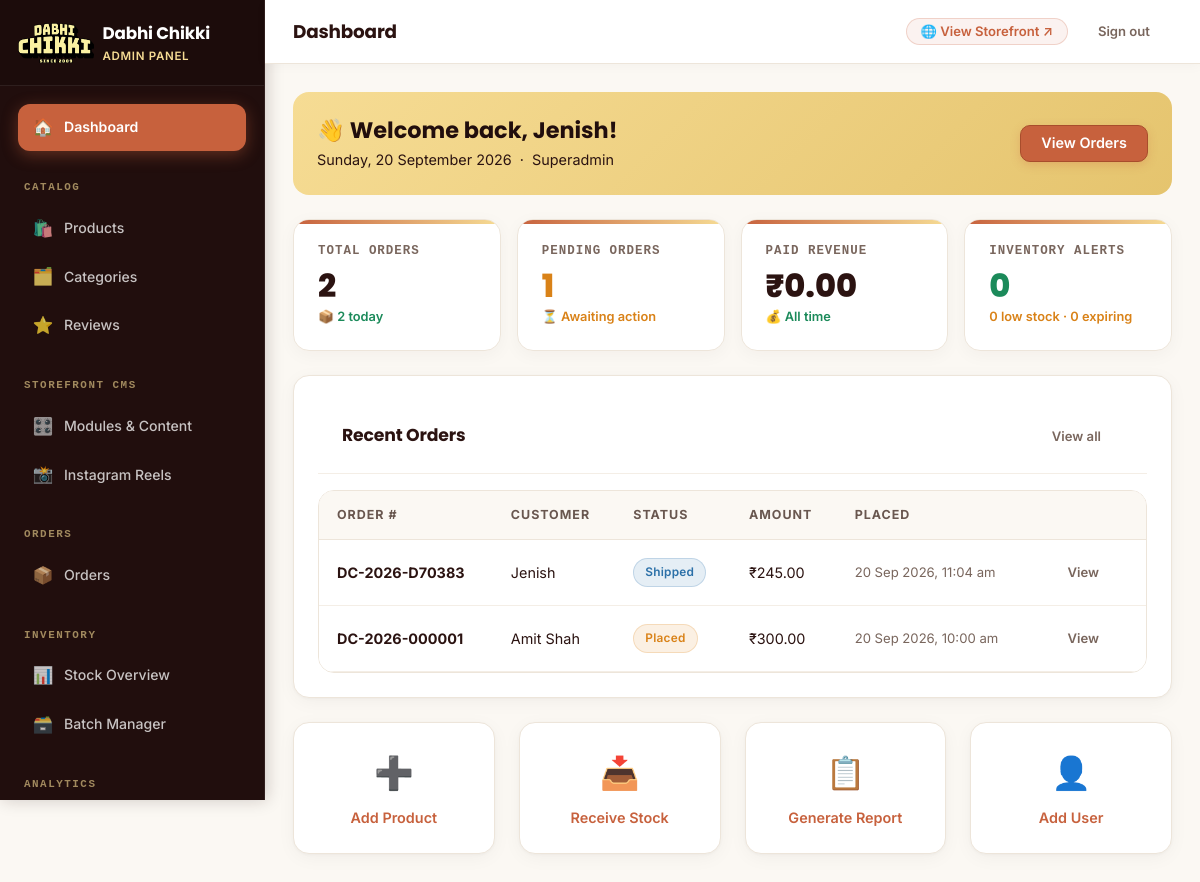
Screenshot of /admin/index.php (signed in) with the database file from the repository.
### tables this page shows
CREATE TABLE `users` (
  `id` int unsigned NOT NULL AUTO_INCREMENT,
  `uuid` char(36) NOT NULL,
  `role` enum('superadmin','admin','employee','buyer') NOT NULL,
  `full_name` varchar(150) NOT NULL,
  `email` varchar(190) NOT NULL,
  `phone` varchar(15) NOT NULL,
  `password_hash` varchar(255) NOT NULL,
  `is_active` tinyint(1) NOT NULL DEFAULT '1',
  `email_verified_at` datetime DEFAULT NULL,
  `phone_verified_at` datetime DEFAULT NULL,
  `must_reset_password` tinyint(1) NOT NULL DEFAULT '0',
  `created_by` int unsigned DEFAULT NULL,
  `last_login_at` datetime DEFAULT NULL,
  `created_at` datetime NOT NULL DEFAULT CURRENT_TIMESTAMP,
  `updated_at` datetime NOT NULL DEFAULT CURRENT_TIMESTAMP ON UPDATE CURRENT_TIMESTAMP,
  PRIMARY KEY (`id`),
  UNIQUE KEY `uuid` (`uuid`),
  UNIQUE KEY `uq_users_email` (`email`),
  UNIQUE KEY `uq_users_phone` (`phone`),
  KEY `idx_users_role` (`role`),
  KEY `fk_users_created_by` (`created_by`),
  CONSTRAINT `fk_users_created_by` FOREIGN KEY (`created_by`) REFERENCES `users` (`id`) ON DELETE SET NULL
);

CREATE TABLE `orders` (
  `id` int unsigned NOT NULL AUTO_INCREMENT,
  `order_number` varchar(30) NOT NULL,
  `user_id` int unsigned NOT NULL,
  `guest_email` varchar(190) DEFAULT NULL,
  `status` enum('placed','confirmed','packed','shipped','out_for_delivery','delivered','cancelled','return_requested','returned') NOT NULL DEFAULT 'placed',
  `payment_method` enum('cod','online') NOT NULL,
  `payment_status` enum('pending','paid','failed','refunded','partially_refunded') NOT NULL DEFAULT 'pending',
  `subtotal` decimal(10,2) NOT NULL,
  `discount_amount` decimal(10,2) NOT NULL DEFAULT '0.00',
  `coupon_id` int unsigned DEFAULT NULL,
  `shipping_charge` decimal(8,2) NOT NULL DEFAULT '0.00',
  `cod_charge` decimal(8,2) NOT NULL DEFAULT '0.00',
  `cgst_amount` decimal(10,2) NOT NULL DEFAULT '0.00',
  `sgst_amount` decimal(10,2) NOT NULL DEFAULT '0.00',
  `igst_amount` decimal(10,2) NOT NULL DEFAULT '0.00',
  `total_amount` decimal(10,2) NOT NULL,
  `total_weight_grams` int unsigned NOT NULL,
  `shipping_address_id` int unsigned DEFAULT NULL,
  `billing_address_id` int unsigned DEFAULT NULL,
  `customer_notes` varchar(255) DEFAULT NULL,
  `placed_at` datetime NOT NULL DEFAULT CURRENT_TIMESTAMP,
  `updated_at` datetime NOT NULL DEFAULT CURRENT_TIMESTAMP ON UPDATE CURRENT_TIMESTAMP,
  `ship_name` varchar(150) DEFAULT NULL,
  `ship_phone` varchar(20) DEFAULT NULL,
  `ship_line1` varchar(255) DEFAULT NULL,
  `ship_line2` varchar(255) DEFAULT NULL,
  `ship_city` varchar(100) DEFAULT NULL,
  `ship_state` varchar(100) DEFAULT NULL,
  `ship_pincode` varchar(10) DEFAULT NULL,
  `total` decimal(10,2) DEFAULT NULL,
  `gst_amount` decimal(10,2) DEFAULT NULL,
  `notes` text,
  PRIMARY KEY (`id`),
  UNIQUE KEY `order_number` (`order_number`),
  KEY `idx_order_user` (`user_id`),
  KEY `idx_order_status` (`status`),
  KEY `idx_order_placed_at` (`placed_at`),
  KEY `fk_order_ship_addr` (`shipping_address_id`),
  KEY `fk_order_bill_addr` (`billing_address_id`),
  KEY `fk_order_coupon` (`coupon_id`),
  CONSTRAINT `fk_order_bill_addr` FOREIGN KEY (`billing_address_id`) REFERENCES `addresses` (`id`) ON DELETE RESTRICT,
  CONSTRAINT `fk_order_coupon` FOREIGN KEY (`coupon_id`) REFERENCES `coupons` (`id`) ON DELETE SET NULL,
  CONSTRAINT `fk_order_ship_addr` FOREIGN KEY (`shipping_address_id`) REFERENCES `addresses` (`id`) ON DELETE RESTRICT,
  CONSTRAINT `fk_order_user` FOREIGN KEY (`user_id`) REFERENCES `users` (`id`) ON DELETE RESTRICT
);

### includes/helpers/functions.php (called while the page is built, shortened)
<?php
function formatINR(float $amount): string
{
    return '₹' . number_format($amount, 2);
}
function baseUrl(string $path = ''): string
{
    static $base = null;
    if ($base === null) {
        $script = str_replace('\\', '/', $_SERVER['SCRIPT_NAME'] ?? '');
        if (preg_match('#^(.*?/public_html)#i', $script, $m)) {
            $base = rtrim($m[1], '/');
        } elseif (defined('APP_URL') && ($urlPath = parse_url(APP_URL, PHP_URL_PATH))) {
            $base = rtrim($urlPath, '/');
        } else {
            $base = '';
        }
    }
    $path = '/' . ltrim($path, '/');
    return ($path === '/' && $base !== '') ? $base . '/' : $base . $path;
}
function url(string $path = ''): string
{
    return baseUrl($path);
}
function asset(string $path): string
{
    $cleanPath = ltrim($path, '/');
    $url = baseUrl('assets/' . $cleanPath);
    $realPath = dirname(__DIR__, 2) . '/public_html/assets/' . $cleanPath;
    if (file_exists($realPath)) {
        $url .= '?v=' . filemtime($realPath);
    }
    return $url;
}
function e(?string $value): string
{
    return htmlspecialchars($value ?? '', ENT_QUOTES, 'UTF-8');
}
function getSetting(string $key, ?string $default = null): ?string
{
    if (!array_key_exists($key, $GLOBALS['__settings_cache'])) {
        $row = Database::fetchOne('SELECT setting_value FROM settings WHERE setting_key = ?', [$key]);
    }
    return $GLOBALS['__settings_cache'][$key];
}

### includes/classes/Auth.php (called while the page is built, shortened)
<?php
class Auth
{
    public static function check(): bool
    {
        return isset($_SESSION['user_id']);
    }
    public static function user(): ?array
    {
        static $cached = null;
        if ($cached === null) {
            $cached = Database::fetchOne(
                'SELECT * FROM users WHERE id = ? AND is_active = 1',
                [$_SESSION['user_id']]
            );
        }
        return $cached;
    }
    public static function role(): ?string
    {
        return self::user()['role'] ?? null;
    }
    public static function require(array $allowedRoles): void
    {
        if (!in_array(self::role(), $allowedRoles, true)) {
            http_response_code(403);
            include __DIR__ . '/../../public_html/partials/403.php';
            exit;
        }
    }
}

### includes/bootstrap.php (called while the page is built, shortened)
<?php
spl_autoload_register(function (string $class) {
    $paths = [
        __DIR__ . '/classes/' . $class . '.php',
        __DIR__ . '/classes/payment/' . $class . '.php',
        __DIR__ . '/classes/notifications/' . $class . '.php',
        __DIR__ . '/db/' . $class . '.php',
    ];
    foreach ($paths as $path) {
        if (file_exists($path)) {
            return;
        }
    }
});
require_once __DIR__ . '/helpers/functions.php';

### includes/db/Database.php (called while the page is built, shortened)
<?php
class Database
{
    private static ?PDO $instance = null;
    public static function getInstance(): PDO
    {
        if (self::$instance === null) {
            $dsn = sprintf(
                'mysql:host=%s;dbname=%s;charset=%s',
                DB_HOST,
                DB_NAME,
                DB_CHARSET
            );
            self::$instance = new PDO($dsn, DB_USER, DB_PASS, [
                PDO::ATTR_ERRMODE            => PDO::ERRMODE_EXCEPTION,
                PDO::ATTR_DEFAULT_FETCH_MODE => PDO::FETCH_ASSOC,
                PDO::ATTR_EMULATE_PREPARES   => false,
            ]);
        }
        return self::$instance;
    }
    public static function query(string $sql, array $params = []): PDOStatement
    {
        $stmt = self::getInstance()->prepare($sql);
        $stmt->execute($params);
        return $stmt;
    }
    public static function fetchOne(string $sql, array $params = []): ?array
    {
        $row = self::query($sql, $params)->fetch();
        return $row !== false ? $row : null;
    }
    public static function fetchAll(string $sql, array $params = []): array
    {
        return self::query($sql, $params)->fetchAll();
    }
}

### public_html/admin/index.php (the view, shortened to what this page needs)
<?php
require_once __DIR__ . '/../../includes/bootstrap.php';
Auth::require(['superadmin', 'admin', 'employee']);
$user = Auth::user();
$role = Auth::role();
$totalOrders   = (int)(Database::fetchOne("SELECT COUNT(*) as c FROM orders")['c'] ?? 0);
$ordersToday   = (int)(Database::fetchOne("SELECT COUNT(*) as c FROM orders WHERE DATE(placed_at)=CURDATE()")['c'] ?? 0);
$pendingOrders = (int)(Database::fetchOne("SELECT COUNT(*) as c FROM orders WHERE status='placed'")['c'] ?? 0);
$totalRevenue  = (float)(Database::fetchOne("SELECT COALESCE(SUM(total_amount),0) as s FROM orders WHERE payment_status='paid'")['s'] ?? 0);
$lowStockCount = (int)(Database::fetchOne(
    "SELECT COUNT(*) as c FROM (
       SELECT v.id, v.reorder_level, COALESCE(SUM(b.quantity_remaining),0) as stock
       FROM product_variants v LEFT JOIN inventory_batches b ON b.variant_id=v.id
       GROUP BY v.id, v.reorder_level
       HAVING stock <= v.reorder_level
     ) t"
)['c'] ?? 0);
$expiryAlertDays = (int)(getSetting('expiry_alert_days', '30'));
$expiringBatches = (int)(Database::fetchOne(
    "SELECT COUNT(*) as c FROM inventory_batches WHERE expiry_date BETWEEN CURDATE() AND DATE_ADD(CURDATE(), INTERVAL ? DAY) AND quantity_remaining > 0",
    [$expiryAlertDays]
)['c'] ?? 0);
$recentOrders = Database::fetchAll(
    "SELECT o.order_number, o.status, o.total_amount, o.placed_at, u.full_name
     FROM orders o JOIN users u ON u.id=o.user_id
     ORDER BY o.placed_at DESC LIMIT 8"
);
?>
<!DOCTYPE html>
<html lang="en">
<head>
  <link rel="stylesheet" href="<?= asset('css/style.css') ?>">
</head>
<body>
<div class="admin-layout">
  <?php require_once __DIR__ . '/partials/sidebar.php'; ?>
  <div class="admin-main">
    <?php require_once __DIR__ . '/partials/topbar.php'; ?>
    <div class="admin-content">
      <div style="background:linear-gradient(135deg,var(--dc-yellow) 0%,var(--dc-yellow-dark) 100%);border-radius:var(--dc-radius-lg);padding:var(--dc-space-lg);margin-bottom:var(--dc-space-lg);display:flex;align-items:center;justify-content:space-between;">
        <div>
          <h2 style="margin:0;font-size:1.4rem;">👋 Welcome back, <?= e(explode(' ', $user['full_name'])[0]) ?>!</h2>
          <p style="margin:4px 0 0;color:var(--dc-black-soft);font-size:0.9rem;"><?= date('l, d F Y') ?> &nbsp;·&nbsp; <?= e(ucfirst($role)) ?></p>
        </div>
        <a href="<?= url('admin/orders.php') ?>" class="btn btn-primary">View Orders</a>
      </div>
      <div class="stats-grid">
        <div class="stat-card">
          <div class="stat-label">Total Orders</div>
          <div class="stat-value"><?= number_format($totalOrders) ?></div>
          <div class="stat-change">📦 <?= $ordersToday ?> today</div>
        </div>
        <div class="stat-card">
          <div class="stat-label">Pending Orders</div>
          <div class="stat-value" style="color:var(--dc-warning);"><?= number_format($pendingOrders) ?></div>
          <div class="stat-change" style="color:var(--dc-warning);">⏳ Awaiting action</div>
        </div>
        <div class="stat-card">
          <div class="stat-label">Paid Revenue</div>
          <div class="stat-value"><?= formatINR($totalRevenue) ?></div>
          <div class="stat-change" style="color:var(--dc-success);">💰 All time</div>
        </div>
        <div class="stat-card" <?= $lowStockCount > 0 || $expiringBatches > 0 ? 'style="border-color:var(--dc-warning);"' : '' ?>>
          <div class="stat-label">Inventory Alerts</div>
          <div class="stat-value" style="color:<?= ($lowStockCount > 0 || $expiringBatches > 0) ? 'var(--dc-warning)' : 'var(--dc-success)' ?>;">
            <?= $lowStockCount + $expiringBatches ?>
          </div>
          <div class="stat-change" style="color:var(--dc-warning);">
            <?= $lowStockCount ?> low stock · <?= $expiringBatches ?> expiring
          </div>
        </div>
      </div>
      <div class="card" style="margin-top:var(--dc-space-md);">
        <div class="card-header">
          <h3 class="card-title">Recent Orders</h3>
          <a href="<?= url('admin/orders.php') ?>" class="btn btn-ghost btn-sm">View all</a>
        </div>
        <?php if (empty($recentOrders)): ?>
          <p class="text-muted text-center" style="padding:var(--dc-space-lg) 0;">No orders yet. They will appear here once buyers complete checkout.</p>
        <?php else: ?>
          <div class="table-wrap">
            <table class="dc-table">
              <thead>
                <tr>
                  <th>Order #</th>
                  <th>Customer</th>
                  <th>Status</th>
                  <th>Amount</th>
                  <th>Placed</th>
                  <th></th>
                </tr>
              </thead>
              <tbody>
                <?php foreach ($recentOrders as $o):
                  $statusColors = [
                    'placed'     => 'warning', 'confirmed' => 'info',   'packed'    => 'info',
                    'shipped'    => 'info',    'delivered' => 'success', 'cancelled' => 'danger',
                  ];
                  $sc = $statusColors[$o['status']] ?? 'neutral';
                ?>
                <tr>
                  <td><strong><?= e($o['order_number']) ?></strong></td>
                  <td><?= e($o['full_name']) ?></td>
                  <td><span class="badge badge-<?= $sc ?>"><?= e(ucfirst(str_replace('_', ' ', $o['status']))) ?></span></td>
                  <td><?= formatINR((float)$o['total_amount']) ?></td>
                  <td style="font-size:0.82rem;color:var(--dc-muted);"><?= date('d M Y, g:i a', strtotime($o['placed_at'])) ?></td>
                  <td><a href="<?= url('admin/order-detail.php?num=' . urlencode($o['order_number'])) ?>" class="btn btn-ghost btn-sm">View</a></td>
                </tr>
                <?php endforeach; ?>
              </tbody>
            </table>
          </div>
        <?php endif; ?>
      </div>
      <div class="grid-4" style="margin-top:var(--dc-space-lg);">
        <a href="<?= url('admin/product-edit.php') ?>" class="card" style="text-align:center;text-decoration:none;display:block;">
          <div style="font-size:2rem;margin-bottom:8px;">➕</div>
          <div class="fw-semibold" style="font-size:0.9rem;">Add Product</div>
        </a>
        <a href="<?= url('admin/inventory-batch.php?action=receive') ?>" class="card" style="text-align:center;text-decoration:none;display:block;">
          <div style="font-size:2rem;margin-bottom:8px;">📥</div>
          <div class="fw-semibold" style="font-size:0.9rem;">Receive Stock</div>
        </a>
        <a href="<?= url('admin/reports.php') ?>" class="card" style="text-align:center;text-decoration:none;display:block;">
          <div style="font-size:2rem;margin-bottom:8px;">📋</div>
          <div class="fw-semibold" style="font-size:0.9rem;">Generate Report</div>
        </a>
        <a href="<?= url('admin/users.php?action=new') ?>" class="card" style="text-align:center;text-decoration:none;display:block;">
          <div style="font-size:2rem;margin-bottom:8px;">👤</div>
          <div class="fw-semibold" style="font-size:0.9rem;">Add User</div>
        </a>
      </div>
    </div>
  </div>
</div>
</body>
</html>

### rows the page displays
users: full_name "Jenish", role "Superadmin"
orders: order_number "DC-2026-D70383", user.full_name "Jenish", status "Shipped", total_amount "₹245.00", placed_at "20 Sep 2026, 11:04 am"
orders: order_number "DC-2026-000001", user.full_name "Amit Shah", status "Placed", total_amount "₹300.00", placed_at "20 Sep 2026, 10:00 am"

### other values shown
$pageHeading "Dashboard"
$totalOrders "2"
$ordersToday "2"
$pendingOrders "1"
formatINR($totalRevenue) "₹0.00"
$lowStockCount + $expiringBatches "0"
$lowStockCount "0"
$expiringBatches "0"
